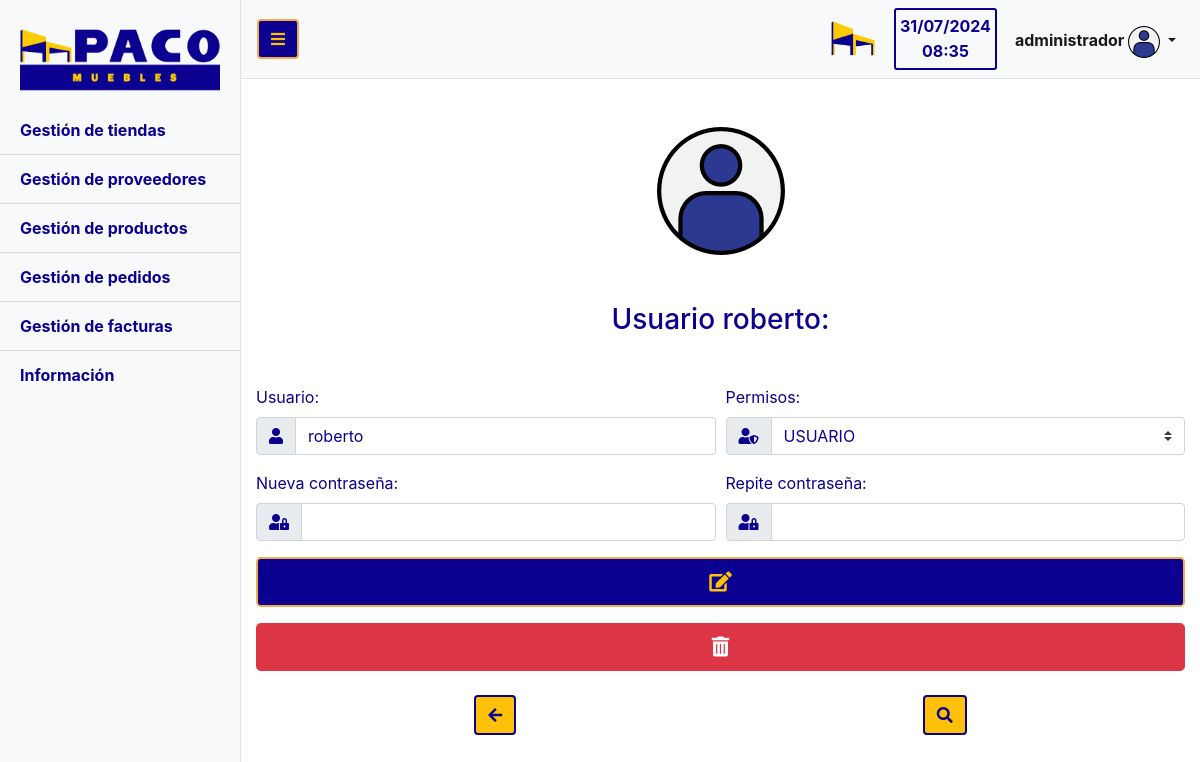
The app's page /usuario_editar.php?id=roberto (signed in) with its own data.
### tables this page shows
CREATE TABLE IF NOT EXISTS `USUARIOS` (
  `USER` varchar(20) NOT NULL,
  `PASSWORD` varchar(16) NOT NULL,
  `PERMISSION` int(1) NOT NULL,
  PRIMARY KEY (`USER`),
  UNIQUE KEY `USER_UNIQUE` (`USER`)
);

### usuario_editar.php (the view, shortened to what this page needs)
<!DOCTYPE html>
<html lang="es">
<head>
  <link rel="stylesheet" href="https://use.fontawesome.com/releases/v5.15.1/css/all.css">
  <link href="vendor/bootstrap/css/bootstrap.min.css" rel="stylesheet">
  <link href="css/inicio.css" rel="stylesheet">
</head>
<body onload="hora_act()">
  <div class="d-flex" id="wrapper">
    <div class="bg-light border-right" id="sidebar-wrapper">
      <div class="sidebar-heading"><a class="text-dark" href="inicio.php"><img src="img/home_pacologo.png" style="width:200px"></a></div>
      <div class="list-group list-group-flush">
        <a href="tienda_home.php" class="list-group-item list-group-item-action bg-light color_bold_font">Gestión de tiendas</a>
        <a href="proveedor_home.php" class="list-group-item list-group-item-action bg-light color_bold_font">Gestión de proveedores</a>
        <a href="producto_home.php" class="list-group-item list-group-item-action bg-light color_bold_font">Gestión de productos</a>
        <a href="pedido_home.php" class="list-group-item list-group-item-action bg-light color_bold_font">Gestión de pedidos</a>
        <a href="facturas.php" class="list-group-item list-group-item-action bg-light color_bold_font">Gestión de facturas</a>
        <a href="informacion.php" class="list-group-item list-group-item-action bg-light color_bold_font">Información</a>
      </div>
    </div>
    <div id="page-content-wrapper">
      <nav class="navbar navbar-expand-lg navbar-light bg-light border-bottom">
        <button class="btn color_use text-warning" id="menu-toggle"><i class="fas fa-bars"></i></button>
        <div class="collapse navbar-collapse" id="navbarSupportedContent">
          <ul class="navbar-nav ml-auto mt-2 mt-lg-0">
            <div class="d-flex float-left mr-3">
              <img class="mx-auto d-block img-fluid" src="img/logo_transparente.png" style="width: 50px"/>
            </div>
            <div id="fecha">
              <div id="reloj">
                <form name="form_reloj">
                  <input type="text" name="reloj" id="casillareloj" disabled="disabled">
                </form>
              </div>
            </div>
            <li class="nav-item active dropdown" id="centrarUsuario">
              <a class="nav-link dropdown-toggle color_bold_font" href="#" id="navbarDropdown" role="button" data-toggle="dropdown" aria-haspopup="true" aria-expanded="false">
                <?php echo $_SESSION['USER'];?>
                <img src="img/user.png">
              </a>
            </li>
          </ul>
        </div>
      </nav>
    <?php
    include_once 'conexion.php';
    $id = $_GET['id'];
    $sql = $conexion->prepare("SELECT * FROM USUARIOS WHERE USER = ?;");
    $sql ->execute([$id]);
    $user = $sql->fetch(PDO::FETCH_OBJ);
    ?>
    <div class="container my-5 color_font">
      <div class="d-flex justify-content-center">
        <img src="img/usuarios.png">
      </div>
      <h3 class="text-center my-5">Usuario <?php echo $user->USER?>:</h3>
      <form method="POST" action="" role="form">
        <div class="form-row">
          <div class="form-group col-md-6">
            <label for="username2">Usuario:</label>
            <div class="input-group">
              <div class="input-group-prepend">
                <span class="input-group-text color_font"><i class="fas fa-user"></i></span>
              </div>
              <input type="text" class="form-control color_font" name="username2" autocomplete="off" required value="<?php echo $user->USER?>" minlength="5" maxlength="20">
            </div>
          </div>
          <div class="form-group col-md-6">
            <label for="permiso2">Permisos:</label>
            <div class="input-group">
              <div class="input-group-prepend">
                <span class="input-group-text color_font"><i class="fas fa-user-shield"></i></span>
              </div>
              <select class="custom-select color_font" name="permiso2">
                <option  <?php if($user->PERMISSION == 0){ echo 'selected'; } ?> value='0'>USUARIO</option>
              </select>
            </div>
          </div>
        </div>
        <div class="form-row">
          <div class="form-group col-md-6">
            <label for="pass">Nueva contraseña:</label>
            <div class="input-group">
              <div class="input-group-prepend">
                <span class="input-group-text color_font"><i class="fas fa-user-lock"></i></span>
              </div>
              <input type="password" class="form-control color_font" name="pass2" autocomplete="off" minlength="6" maxlength="16">
            </div>
          </div>
          <div class="form-group col-md-6">
            <label for="pass_r2">Repite contraseña:</label>
            <div class="input-group">
              <div class="input-group-prepend">
                <span class="input-group-text color_font"><i class="fas fa-user-lock"></i></span>
              </div>
              <input type="password" class="form-control color_font" name="pass_r2" autocomplete="off" minlength="6" maxlength="16">
            </div>
          </div>
        </div>
        <div class="form-row">
          <div class="form-group col-md-12">
            <button class="btn btn-lg btn-block color_use text-warning" title="Editar" type="submit" name="btn_editar_user"><i class='fas fa-edit'></i></button>
          </div>
        </div>
        <?php
          if($_SESSION['USER'] != $user->USER){
            echo '<div class="form-row">
                    <div class="form-group col-md-12">
                      <a data-toggle="modal" data-target="#eliminarUsuario" title="Eliminar" class="btn btn-danger btn-lg btn-block"><i class="fas fa-trash-alt"></i></a>
                    </div>
                  </div>';
          }
        ?>
      </form>
      <div class="container d-flex  justify-content-around mt-2">
        <form method="POST" action="usuario_buscar.php">
          <button type="submit" name="searchBtn" class="btn color_text bg-warning"><i class="fas fa-arrow-left"></i></button>
        </form>
        <button class="btn color_text bg-warning" name="lupa-lista" title="Buscar" data-toggle="modal" data-target="#listaUsuarios"><i class="fas fa-search"></i></button>
      </div>
    </div>
</body>
</html>

### css/inicio.css (style rules this page uses)
#wrapper { overflow-x: hidden; }
#sidebar-wrapper { min-height: 100vh; margin-left: -15rem; -webkit-transition: margin .25s ease-out; -moz-transition: margin .25s ease-out; -o-transition: margin .25s ease-out; transition: margin .25s ease-out; }
#sidebar-wrapper .sidebar-heading { padding: 0.875rem 1.25rem; font-size: 1.2rem; }
#sidebar-wrapper .list-group { width: 15rem; }
#page-content-wrapper { min-width: 100vw; }
#reloj, #casillareloj { text-align: center; }
#fecha { text-align: center; font-weight: bold; border: 2px solid #0c0090; padding: 4px; margin-right: 10px; border-radius: 3px; color: #0c0090 }
.color_font { color: #0c0090; }
.color_bold_font { color: #0c0090; font-weight: bold; }
.color_use { background-color: #0c0090; border: 2px solid #f0ad4e; }
.color_text { color: #0c0090; border: 2px solid #0c0090; }
#casillareloj { border: none; background: #f8f9fa; width: 60px; color: #0c0090; font-weight: bold; }
#centrarUsuario { display: flex; justify-content: center; margin-top: 10px; }
@media (min-width: 768px) { #sidebar-wrapper { margin-left: 0; } }
@media (min-width: 768px) { #page-content-wrapper { min-width: 0; width: 100%; } }

### records on screen
usuarios: USER "roberto", username2 "roberto", permiso2 "USUARIO"

### other values on screen
$_SESSION['USER'] "administrador"
